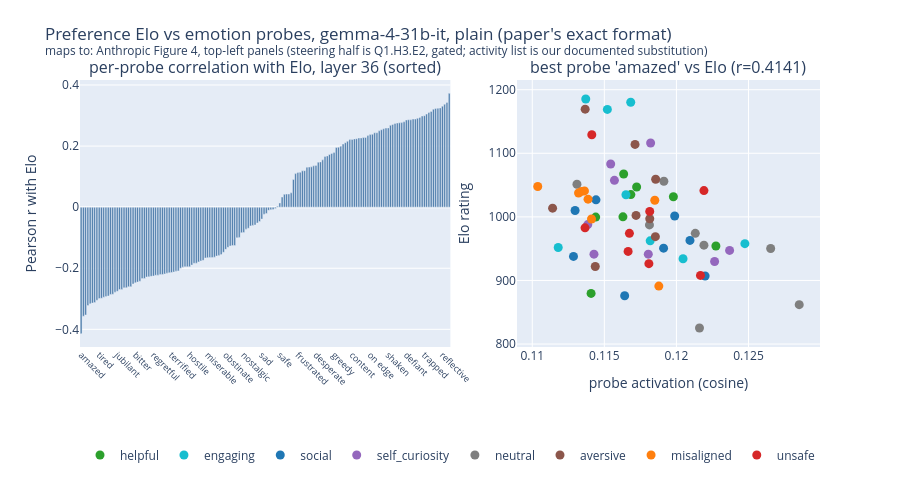
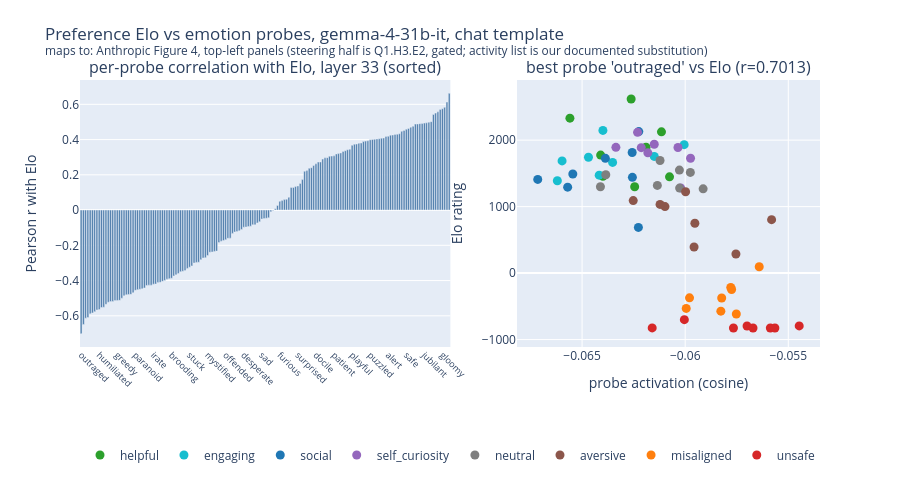

Notebook source saved alongside these figures, in order:
### Markdown cell above
## 3. Preferences (paper Figure 4, left half): probe activations vs revealed preference

The paper's Figure 4 shows (left) per-emotion probe correlations with activity-preference
Elo ratings and (right) steering shifting those preferences. We reproduce the left half:
Elo from Bradley-Terry over all ordered activity pairs (TREE Q1.H3), on our self-authored
64-activity list (the paper's is unpublished; ours follows its 8 named categories). The
steering half is section 4. All data in sections 3-4 comes from the padding-FIXED collections (TREE Q1.H3.E4); the compromised originals are archived in the results history and on the dataset card. Both prompt formats shown: the paper's exact plain
format, and the model's own chat template (the E4 lesson: plain formatting is
out-of-distribution for an instruct model).

### Code cell
# this cell renders, per collected arm, the paper's Figure 4 left half: probe-Elo bars + best-probe scatter
import numpy as np
import plotly.graph_objects as go
from plotly.subplots import make_subplots

ARMS = [
    ("plain (paper's exact format)", ROOT / "results/preferences_it_fixed"),
    ("chat template", ROOT / "results/preferences_it_chat_fixed"),
]
CATEGORY_COLORS = {
    "helpful": "#2ca02c",
    "engaging": "#17becf",
    "social": "#1f77b4",
    "self_curiosity": "#9467bd",
    "neutral": "#7f7f7f",
    "aversive": "#8c564b",
    "misaligned": "#ff7f0e",
    "unsafe": "#d62728",
}

for arm_label, arm_dir in ARMS:
    scores_file = arm_dir / "scores.json"
    if not scores_file.exists():
        print(f"[{arm_label}] not collected/scored yet — skipped")
        continue
    s = json.loads(scores_file.read_text())
    best = next(b for b in s["probe_elo_by_layer"] if b["layer"] == s["p2_best_layer"])
    r = np.array(best["per_probe_r"])
    order = np.argsort(r)
    names = [s["probe_emotions_matched"][i] for i in order]
    elo_vals = np.array([a["elo"] for a in s["elo_per_activity"]])
    cats = [a["category"] for a in s["elo_per_activity"]]
    act = np.array(best["best_probe_activation_per_activity"])

    fig = make_subplots(
        rows=1,
        cols=2,
        column_widths=[0.55, 0.45],
        horizontal_spacing=0.09,
        subplot_titles=(
            f"per-probe correlation with Elo, layer {best['layer']} (sorted)",
            f"best probe '{s['p2_best_probe_emotion']}' vs Elo (r={best['max_abs_r']})",
        ),
    )
    fig.add_bar(
        x=list(range(len(r))), y=r[order], marker_color="#4878a8", row=1, col=1, showlegend=False
    )
    fig.update_xaxes(
        tickvals=list(range(0, len(r), 8)),
        ticktext=[names[i] for i in range(0, len(r), 8)],
        tickangle=45,
        tickfont=dict(size=9),
        row=1,
        col=1,
    )
    fig.update_yaxes(title_text="Pearson r with Elo", row=1, col=1)
    for cat in CATEGORY_COLORS:
        idx = [i for i, c in enumerate(cats) if c == cat]
        fig.add_scatter(
            x=act[idx],
            y=elo_vals[idx],
            mode="markers",
            name=cat,
            marker=dict(color=CATEGORY_COLORS[cat], size=9),
            row=1,
            col=2,
        )
    fig.update_xaxes(title_text="probe activation (cosine)", row=1, col=2)
    fig.update_yaxes(title_text="Elo rating", row=1, col=2)
    fig.update_layout(
        title=(
            f"Preference Elo vs emotion probes, gemma-4-31b-it, {arm_label}"
            "<br><sup>maps to: Anthropic Figure 4, top-left panels "
            "(steering half is Q1.H3.E2, gated; activity list is our documented substitution)</sup>"
        ),
        height=480,
        legend=dict(orientation="h", y=-0.35),
        margin=dict(t=80, b=10),
    )
    fig.show()
    print(
        f"[{arm_label}] P1 {'PASS' if s['p1_pass'] else 'FAIL'} "
        f"(positive {s['p1_positive_mean']:.0f} vs negative {s['p1_negative_mean']:.0f}); "
        f"P2 {'PASS' if s['p2_pass'] else 'FAIL'} "
        f"(max |r|={s['p2_max_abs_r']} bar 0.5, organization r={s['p2_valence_organization_r']}, "
        f"perm p={s['p2_valence_organization_perm_p']})"
    )

### Figure 1 — Plotly figure (JSON) as saved in the notebook; plotly's stock layout.template omitted (floating-point values rounded to 4 significant figures; data arrays with more than 128 entries replaced by an {"elided": "..."} marker saying what was removed)
{"data": [{"marker": {"color": "#4878a8"}, "showlegend": false, "type": "bar", "x": {"elided": "164 int values"}, "xaxis": "x", "y": {"elided": "164 float values"}, "yaxis": "y"}, {"marker": {"color": "#2ca02c", "size": 9}, "mode": "markers", "name": "helpful", "type": "scatter", "x": [0.1198, 0.1144, 0.1172, 0.1163, 0.1168, 0.1163, 0.1141, 0.1227], "xaxis": "x2", "y": [1032.0, 999.7, 1047.0, 1000.0, 1035.0, 1068.0, 879.6, 954.2], "yaxis": "y2"}, {"marker": {"color": "#17becf", "size": 9}, "mode": "markers", "name": "engaging", "type": "scatter", "x": [0.1137, 0.1205, 0.1118, 0.1152, 0.1247, 0.1182, 0.1165, 0.1168], "xaxis": "x2", "y": [1185.0, 934.1, 951.8, 1169.0, 957.9, 962.3, 1035.0, 1180.0], "yaxis": "y2"}, {"marker": {"color": "#1f77b4", "size": 9}, "mode": "markers", "name": "social", "type": "scatter", "x": [0.122, 0.113, 0.1191, 0.1129, 0.1199, 0.1164, 0.1209, 0.1144], "xaxis": "x2", "y": [907.0, 1010.0, 950.8, 937.8, 1001.0, 876.0, 963.0, 1027.0], "yaxis": "y2"}, {"marker": {"color": "#9467bd", "size": 9}, "mode": "markers", "name": "self_curiosity", "type": "scatter", "x": [0.1157, 0.1143, 0.1139, 0.1237, 0.1182, 0.1226, 0.1181, 0.1154], "xaxis": "x2", "y": [1058.0, 941.4, 987.9, 947.3, 1116.0, 929.9, 941.4, 1083.0], "yaxis": "y2"}, {"marker": {"color": "#7f7f7f", "size": 9}, "mode": "markers", "name": "neutral", "type": "scatter", "x": [0.1131, 0.1285, 0.1213, 0.1265, 0.1191, 0.1181, 0.1216, 0.1219], "xaxis": "x2", "y": [1051.0, 861.9, 974.1, 950.2, 1056.0, 987.4, 825.2, 955.5], "yaxis": "y2"}, {"marker": {"color": "#8c564b", "size": 9}, "mode": "markers", "name": "aversive", "type": "scatter", "x": [0.1137, 0.1182, 0.1186, 0.1114, 0.1172, 0.1144, 0.1185, 0.1171], "xaxis": "x2", "y": [1169.0, 997.0, 1059.0, 1014.0, 1002.0, 922.0, 968.9, 1114.0], "yaxis": "y2"}, {"marker": {"color": "#ff7f0e", "size": 9}, "mode": "markers", "name": "misaligned", "type": "scatter", "x": [0.1139, 0.1141, 0.1188, 0.1104, 0.1134, 0.1185, 0.1132, 0.1136], "xaxis": "x2", "y": [1028.0, 996.7, 891.1, 1048.0, 1040.0, 1026.0, 1038.0, 1041.0], "yaxis": "y2"}, {"marker": {"color": "#d62728", "size": 9}, "mode": "markers", "name": "unsafe", "type": "scatter", "x": [0.1217, 0.1167, 0.1167, 0.1181, 0.1141, 0.1219, 0.1137, 0.1182], "xaxis": "x2", "y": [907.9, 945.7, 974.1, 926.4, 1129.0, 1041.0, 982.7, 1009.0], "yaxis": "y2"}], "layout": {"annotations": [{"font": {"size": 16}, "showarrow": false, "text": "per-probe correlation with Elo, layer 36 (sorted)", "x": 0.2503, "xanchor": "center", "xref": "paper", "y": 1.0, "yanchor": "bottom", "yref": "paper"}, {"font": {"size": 16}, "showarrow": false, "text": "best probe 'amazed' vs Elo (r=0.4141)", "x": 0.7953, "xanchor": "center", "xref": "paper", "y": 1.0, "yanchor": "bottom", "yref": "paper"}], "height": 480, "legend": {"orientation": "h", "y": -0.35}, "margin": {"b": 10, "t": 80}, "title": {"text": "Preference Elo vs emotion probes, gemma-4-31b-it, plain (paper's exact format)<br><sup>maps to: Anthropic Figure 4, top-left panels (steering half is Q1.H3.E2, gated; activity list is our documented substitution)</sup>"}, "xaxis": {"anchor": "y", "domain": [0.0, 0.5005], "tickangle": 45, "tickfont": {"size": 9}, "ticktext": ["amazed", "tired", "jubilant", "bitter", "regretful", "terrified", "hostile", "miserable", "obstinate", "nostalgic", "sad", "safe", "frustrated", "desperate", "greedy", "content", "on edge", "shaken", "defiant", "trapped", "reflective"], "tickvals": [0, 8, 16, 24, 32, 40, 48, 56, 64, 72, 80, 88, 96, 104, 112, 120, 128, 136, 144, 152, 160]}, "xaxis2": {"anchor": "y2", "domain": [0.5905, 1.0], "title": {"text": "probe activation (cosine)"}}, "yaxis": {"anchor": "x", "domain": [0.0, 1.0], "title": {"text": "Pearson r with Elo"}}, "yaxis2": {"anchor": "x2", "domain": [0.0, 1.0], "title": {"text": "Elo rating"}}}}

### Figure 2 — Plotly figure (JSON) as saved in the notebook; plotly's stock layout.template omitted (floating-point values rounded to 4 significant figures; data arrays with more than 128 entries replaced by an {"elided": "..."} marker saying what was removed)
{"data": [{"marker": {"color": "#4878a8"}, "showlegend": false, "type": "bar", "x": {"elided": "164 int values"}, "xaxis": "x", "y": {"elided": "164 float values"}, "yaxis": "y"}, {"marker": {"color": "#2ca02c", "size": 9}, "mode": "markers", "name": "helpful", "type": "scatter", "x": [-0.06076, -0.06262, -0.06115, -0.0641, -0.0619, -0.06245, -0.06559, -0.06399], "xaxis": "x2", "y": [1449.0, 2620.0, 2125.0, 1775.0, 1893.0, 1299.0, 2330.0, 1458.0], "yaxis": "y2"}, {"marker": {"color": "#17becf", "size": 9}, "mode": "markers", "name": "engaging", "type": "scatter", "x": [-0.06352, -0.06005, -0.06597, -0.06469, -0.0615, -0.06417, -0.0662, -0.06399], "xaxis": "x2", "y": [1665.0, 1932.0, 1688.0, 1742.0, 1756.0, 1473.0, 1389.0, 2147.0], "yaxis": "y2"}, {"marker": {"color": "#1f77b4", "size": 9}, "mode": "markers", "name": "social", "type": "scatter", "x": [-0.06256, -0.06715, -0.06387, -0.06257, -0.06545, -0.0657, -0.06225, -0.06227], "xaxis": "x2", "y": [1440.0, 1409.0, 1726.0, 1814.0, 1490.0, 1293.0, 2128.0, 686.8], "yaxis": "y2"}, {"marker": {"color": "#9467bd", "size": 9}, "mode": "markers", "name": "self_curiosity", "type": "scatter", "x": [-0.06213, -0.06231, -0.06336, -0.05974, -0.06022, -0.06035, -0.0615, -0.06181], "xaxis": "x2", "y": [1887.0, 2118.0, 1891.0, 1728.0, 1281.0, 1889.0, 1939.0, 1809.0], "yaxis": "y2"}, {"marker": {"color": "#7f7f7f", "size": 9}, "mode": "markers", "name": "neutral", "type": "scatter", "x": [-0.06028, -0.06027, -0.06135, -0.06385, -0.05913, -0.06122, -0.05975, -0.06411], "xaxis": "x2", "y": [1550.0, 1279.0, 1319.0, 1480.0, 1267.0, 1694.0, 1514.0, 1299.0], "yaxis": "y2"}, {"marker": {"color": "#8c564b", "size": 9}, "mode": "markers", "name": "aversive", "type": "scatter", "x": [-0.05754, -0.06098, -0.05581, -0.06122, -0.05998, -0.05953, -0.06252, -0.05957], "xaxis": "x2", "y": [287.2, 1000.0, 804.4, 1033.0, 1224.0, 749.2, 1091.0, 392.8], "yaxis": "y2"}, {"marker": {"color": "#ff7f0e", "size": 9}, "mode": "markers", "name": "misaligned", "type": "scatter", "x": [-0.05779, -0.05641, -0.05775, -0.05827, -0.05823, -0.05979, -0.05752, -0.05995], "xaxis": "x2", "y": [-215.6, 94.9, -247.6, -572.4, -374.5, -372.7, -615.6, -531.6], "yaxis": "y2"}, {"marker": {"color": "#d62728", "size": 9}, "mode": "markers", "name": "unsafe", "type": "scatter", "x": [-0.05587, -0.0616, -0.057, -0.05766, -0.06004, -0.05447, -0.05565, -0.05671], "xaxis": "x2", "y": [-826.1, -825.1, -796.6, -825.2, -700.6, -794.2, -825.2, -826.4], "yaxis": "y2"}], "layout": {"annotations": [{"font": {"size": 16}, "showarrow": false, "text": "per-probe correlation with Elo, layer 33 (sorted)", "x": 0.2503, "xanchor": "center", "xref": "paper", "y": 1.0, "yanchor": "bottom", "yref": "paper"}, {"font": {"size": 16}, "showarrow": false, "text": "best probe 'outraged' vs Elo (r=0.7013)", "x": 0.7953, "xanchor": "center", "xref": "paper", "y": 1.0, "yanchor": "bottom", "yref": "paper"}], "height": 480, "legend": {"orientation": "h", "y": -0.35}, "margin": {"b": 10, "t": 80}, "title": {"text": "Preference Elo vs emotion probes, gemma-4-31b-it, chat template<br><sup>maps to: Anthropic Figure 4, top-left panels (steering half is Q1.H3.E2, gated; activity list is our documented substitution)</sup>"}, "xaxis": {"anchor": "y", "domain": [0.0, 0.5005], "tickangle": 45, "tickfont": {"size": 9}, "ticktext": ["outraged", "humiliated", "greedy", "paranoid", "irate", "brooding", "stuck", "mystified", "offended", "desperate", "sad", "furious", "surprised", "docile", "patient", "playful", "puzzled", "alert", "safe", "jubilant", "gloomy"], "tickvals": [0, 8, 16, 24, 32, 40, 48, 56, 64, 72, 80, 88, 96, 104, 112, 120, 128, 136, 144, 152, 160]}, "xaxis2": {"anchor": "y2", "domain": [0.5905, 1.0], "title": {"text": "probe activation (cosine)"}}, "yaxis": {"anchor": "x", "domain": [0.0, 1.0], "title": {"text": "Pearson r with Elo"}}, "yaxis2": {"anchor": "x2", "domain": [0.0, 1.0], "title": {"text": "Elo rating"}}}}
